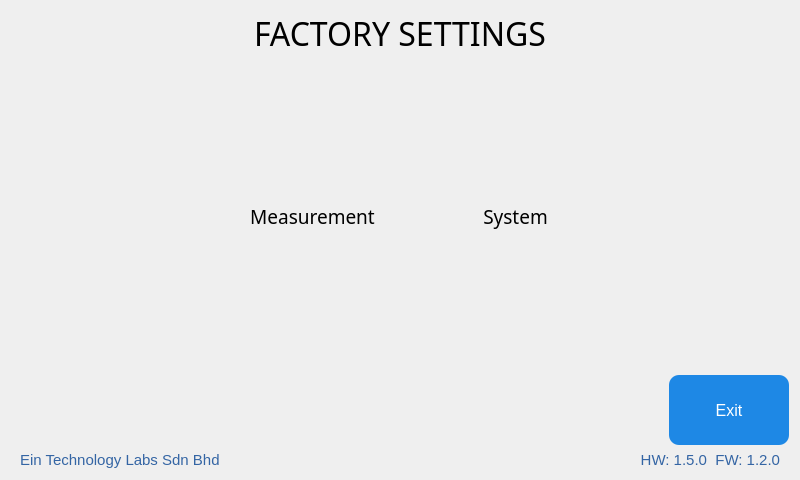
<?xml version="1.0" encoding="UTF-8"?>
<ui version="4.0">
 <class>FactorySettings</class>
 <widget class="QWidget" name="FactorySettings">
  <property name="geometry">
   <rect>
    <x>0</x>
    <y>0</y>
    <width>800</width>
    <height>480</height>
   </rect>
  </property>
  <property name="minimumSize">
   <size>
    <width>800</width>
    <height>480</height>
   </size>
  </property>
  <property name="maximumSize">
   <size>
    <width>800</width>
    <height>480</height>
   </size>
  </property>
  <property name="windowTitle">
   <string>Form</string>
  </property>
  <layout class="QVBoxLayout" name="verticalLayout">
   <item>
    <widget class="QLabel" name="label">
     <property name="font">
      <font>
       <family>Gilroy</family>
       <pointsize>24</pointsize>
      </font>
     </property>
     <property name="focusPolicy">
      <enum>Qt::StrongFocus</enum>
     </property>
     <property name="text">
      <string>FACTORY SETTINGS</string>
     </property>
     <property name="alignment">
      <set>Qt::AlignCenter</set>
     </property>
    </widget>
   </item>
   <item>
    <spacer name="verticalSpacer">
     <property name="orientation">
      <enum>Qt::Vertical</enum>
     </property>
     <property name="sizeType">
      <enum>QSizePolicy::Expanding</enum>
     </property>
     <property name="sizeHint" stdset="0">
      <size>
       <width>20</width>
       <height>40</height>
      </size>
     </property>
    </spacer>
   </item>
   <item>
    <layout class="QHBoxLayout" name="horizontalLayout">
     <property name="spacing">
      <number>10</number>
     </property>
     <item>
      <layout class="QVBoxLayout" name="verticalLayout_3">
       <property name="spacing">
        <number>0</number>
       </property>
       <property name="leftMargin">
        <number>150</number>
       </property>
       <item>
        <widget class="QToolButton" name="measurement">
         <property name="font">
          <font>
           <family>Gilroy</family>
           <pointsize>14</pointsize>
          </font>
         </property>
         <property name="focusPolicy">
          <enum>Qt::TabFocus</enum>
         </property>
         <property name="text">
          <string>Measurement</string>
         </property>
         <property name="icon">
          <iconset resource="icons.qrc">
           <normaloff>:/icons/measurement.png</normaloff>:/icons/measurement.png</iconset>
         </property>
         <property name="iconSize">
          <size>
           <width>250</width>
           <height>200</height>
          </size>
         </property>
         <property name="toolButtonStyle">
          <enum>Qt::ToolButtonTextUnderIcon</enum>
         </property>
         <property name="autoRaise">
          <bool>true</bool>
         </property>
        </widget>
       </item>
      </layout>
     </item>
     <item>
      <layout class="QVBoxLayout" name="verticalLayout_2">
       <property name="spacing">
        <number>0</number>
       </property>
       <property name="rightMargin">
        <number>150</number>
       </property>
       <item>
        <widget class="QToolButton" name="system">
         <property name="sizePolicy">
          <sizepolicy hsizetype="Fixed" vsizetype="Fixed">
           <horstretch>0</horstretch>
           <verstretch>0</verstretch>
          </sizepolicy>
         </property>
         <property name="font">
          <font>
           <family>Gilroy</family>
           <pointsize>14</pointsize>
          </font>
         </property>
         <property name="focusPolicy">
          <enum>Qt::TabFocus</enum>
         </property>
         <property name="text">
          <string>System</string>
         </property>
         <property name="icon">
          <iconset resource="icons.qrc">
           <normaloff>:/icons/system.png</normaloff>:/icons/system.png</iconset>
         </property>
         <property name="iconSize">
          <size>
           <width>250</width>
           <height>200</height>
          </size>
         </property>
         <property name="popupMode">
          <enum>QToolButton::DelayedPopup</enum>
         </property>
         <property name="toolButtonStyle">
          <enum>Qt::ToolButtonTextUnderIcon</enum>
         </property>
         <property name="autoRaise">
          <bool>true</bool>
         </property>
        </widget>
       </item>
      </layout>
     </item>
    </layout>
   </item>
   <item>
    <spacer name="verticalSpacer_2">
     <property name="orientation">
      <enum>Qt::Vertical</enum>
     </property>
     <property name="sizeType">
      <enum>QSizePolicy::Expanding</enum>
     </property>
     <property name="sizeHint" stdset="0">
      <size>
       <width>20</width>
       <height>40</height>
      </size>
     </property>
    </spacer>
   </item>
   <item>
    <layout class="QHBoxLayout" name="horizontalLayout_2">
     <property name="spacing">
      <number>0</number>
     </property>
     <item>
      <spacer name="horizontalSpacer">
       <property name="orientation">
        <enum>Qt::Horizontal</enum>
       </property>
       <property name="sizeHint" stdset="0">
        <size>
         <width>40</width>
         <height>20</height>
        </size>
       </property>
      </spacer>
     </item>
     <item>
      <widget class="QPushButton" name="pushButton">
       <property name="sizePolicy">
        <sizepolicy hsizetype="Fixed" vsizetype="Fixed">
         <horstretch>0</horstretch>
         <verstretch>0</verstretch>
        </sizepolicy>
       </property>
       <property name="minimumSize">
        <size>
         <width>120</width>
         <height>70</height>
        </size>
       </property>
       <property name="focusPolicy">
        <enum>Qt::TabFocus</enum>
       </property>
       <property name="styleSheet">
        <string notr="true">QPushButton {
    background-color: #1E88E5;   /* Blue */
    color: white;               /* White text */
    border: none;               /* No border line */
    border-radius: 10px;        /* Rounded corners */
    padding: 6px 20px;          /* Spacing inside */
    font-size: 16px;            /* Font size */
}

QPushButton:hover {
    background-color: #1565C0;  /* Darker blue on hover */
}

QPushButton:pressed {
    background-color: #0D47A1;  /* Darkest blue when pressed */
}
QPushButton:focus {
    outline: none;                 /* Remove dotted border */
    background-color: #074475;     /* Brighter blue highlight */
    border: 2px solid black;       /* White glow/border */
}</string>
       </property>
       <property name="text">
        <string>Exit</string>
       </property>
      </widget>
     </item>
    </layout>
   </item>
   <item>
    <layout class="QHBoxLayout" name="horizontalLayout_3">
     <property name="leftMargin">
      <number>9</number>
     </property>
     <property name="rightMargin">
      <number>9</number>
     </property>
     <item>
      <widget class="QLabel" name="label_3">
       <property name="font">
        <font>
         <family>Ubuntu</family>
         <pointsize>11</pointsize>
         <italic>false</italic>
         <bold>false</bold>
        </font>
       </property>
       <property name="styleSheet">
        <string notr="true">color: rgb(52, 101, 164);
font: 11pt &quot;Ubuntu&quot;;</string>
       </property>
       <property name="text">
        <string>Ein Technology Labs Sdn Bhd</string>
       </property>
      </widget>
     </item>
     <item>
      <widget class="QLabel" name="hf">
       <property name="font">
        <font>
         <family>Ubuntu</family>
         <pointsize>11</pointsize>
         <italic>false</italic>
         <bold>false</bold>
        </font>
       </property>
       <property name="styleSheet">
        <string notr="true">color: rgb(52, 101, 164);
font: 11pt &quot;Ubuntu&quot;;</string>
       </property>
       <property name="text">
        <string>HW: 1.5.0  FW: 1.2.0</string>
       </property>
       <property name="alignment">
        <set>Qt::AlignRight|Qt::AlignTrailing|Qt::AlignVCenter</set>
       </property>
      </widget>
     </item>
    </layout>
   </item>
  </layout>
 </widget>
 <resources>
  <include location="icons.qrc"/>
 </resources>
 <connections/>
</ui>
